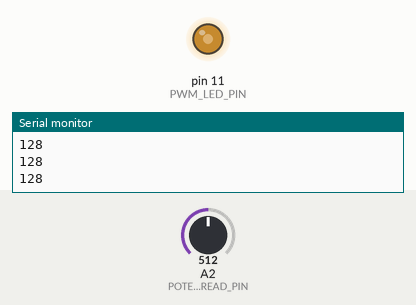
A sketch run on a simulated Arduino Uno, built with avr-gcc and run on an emulated ATmega328P. Shown: output pins drawn as LEDs (lit = HIGH), the last lines printed to the serial monitor. The test bench sets the inputs (shaded band); at power-on: A2 (POTEN_ANALOG_READ_PIN) = 512.

Above: at 1.2 s.
1.3 s: A2 (POTEN_ANALOG_READ_PIN) set to 716
At 2.0 s:
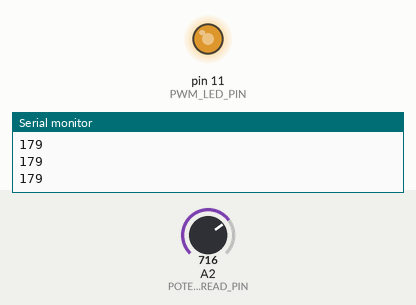
2.8 s: A2 (POTEN_ANALOG_READ_PIN) set to 900
At 3.2 s:
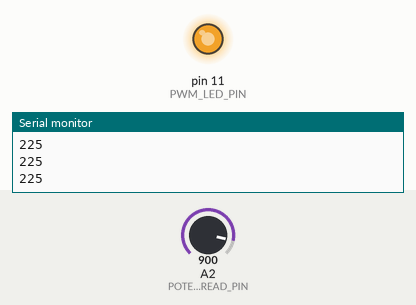
4.3 s: A2 (POTEN_ANALOG_READ_PIN) set to 122
At 5.4 s:
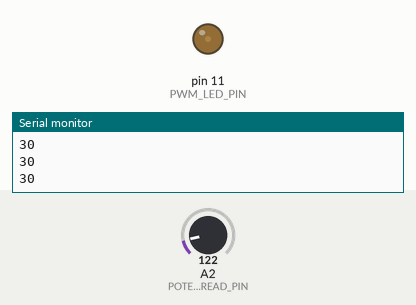
5.8 s: A2 (POTEN_ANALOG_READ_PIN) set to 0
At 6.6 s:
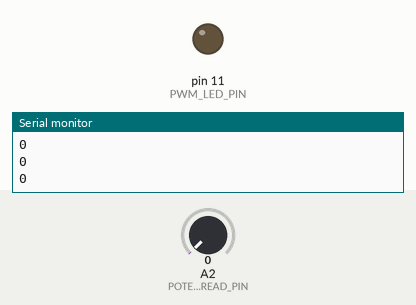
Timing chart, 0 to 8.3 s (numbered marks = the images above; inputs shaded):
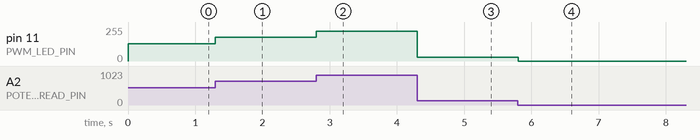

Measured:
- after the input at 1.3 s, pin 11 (PWM_LED_PIN): 128/255 → 179/255 at once
- after the input at 2.8 s, pin 11 (PWM_LED_PIN): 179/255 → 225/255 at once
- after the input at 4.3 s, pin 11 (PWM_LED_PIN): 225/255 → 30/255 at once
- after the input at 5.8 s, pin 11 (PWM_LED_PIN): 30/255 → 0/255 at once

The sketch:

Potentiometer.ino
```cpp
#define POTEN_ANALOG_READ_PIN A2
#define PWM_LED_PIN 11

void setup() {
  // put your setup code here, to run once:
  pinMode(PWM_LED_PIN, OUTPUT);
  Serial.begin(9600);

}

void loop() {
  // put your main code here, to run repeatedly:
  int potentiometerValue = analogRead(POTEN_ANALOG_READ_PIN);
  int LEDBrightness = potentiometerValue / 4;
  analogWrite(PWM_LED_PIN, LEDBrightness);
  Serial.println(LEDBrightness);
}
```
